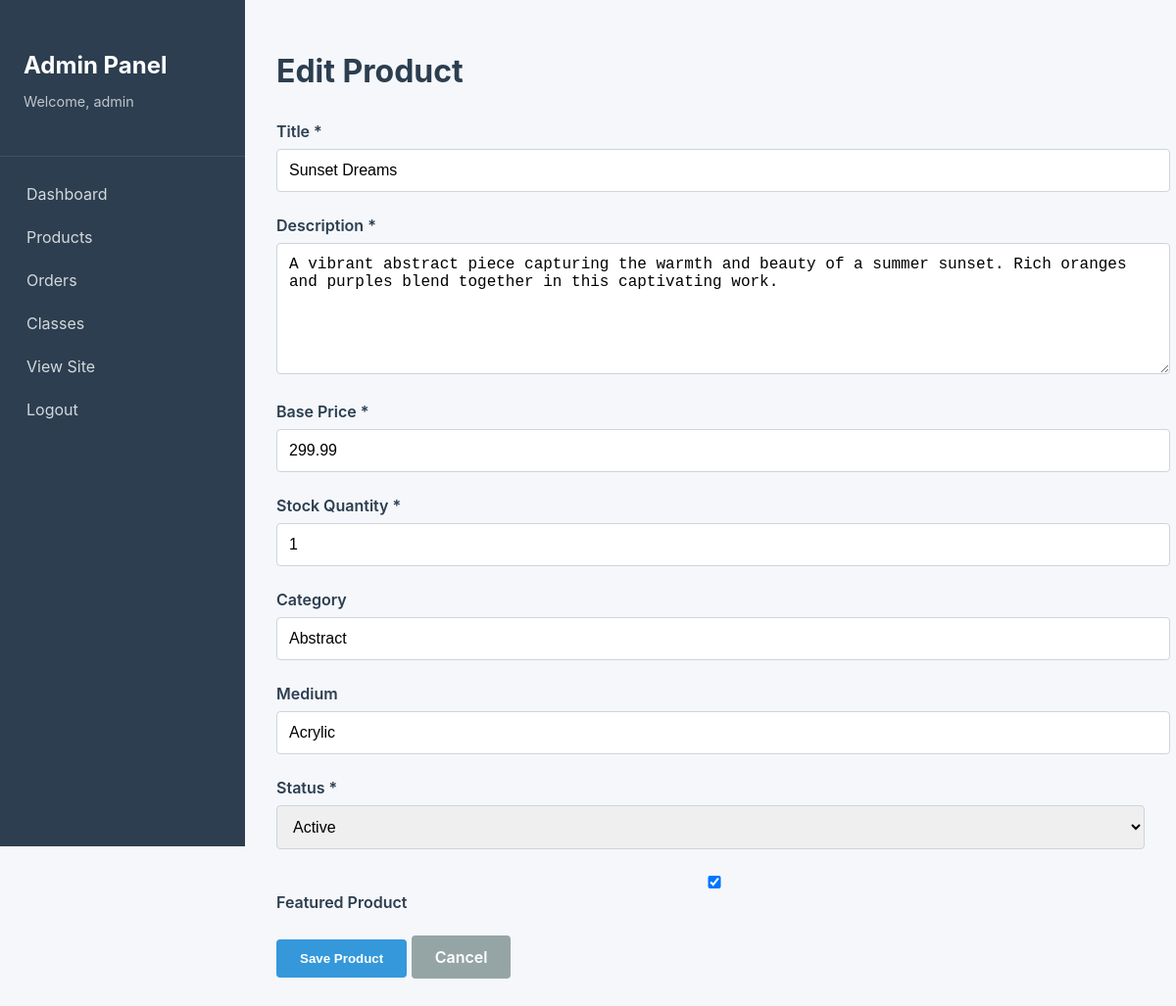
/index.php?page=admin&action=editProduct&id=1 (signed in), run on the app's committed database.
### tables this page shows
CREATE TABLE IF NOT EXISTS products (
    id INT AUTO_INCREMENT PRIMARY KEY,
    title VARCHAR(200) NOT NULL,
    description TEXT,
    base_price DECIMAL(10, 2) NOT NULL,
    category VARCHAR(50),
    medium VARCHAR(50),
    featured BOOLEAN DEFAULT FALSE,
    stock_quantity INT DEFAULT 0,
    image_url VARCHAR(255),
    thumbnail_url VARCHAR(255),
    status ENUM('active', 'inactive', 'sold') DEFAULT 'active',
    created_at TIMESTAMP DEFAULT CURRENT_TIMESTAMP,
    updated_at TIMESTAMP DEFAULT CURRENT_TIMESTAMP ON UPDATE CURRENT_TIMESTAMP,
    INDEX idx_category (category),
    INDEX idx_status (status),
    INDEX idx_featured (featured)
);

### app/controllers/AdminController.php (called while the page is built, shortened)
<?php
class AdminController {
    private $productModel;
    public function __construct() {
        $this->productModel = new Product();
    }
    public function editProduct() {
        $productId = $_GET['id'] ?? null;
        $product = $productId ? $this->productModel->getById($productId) : null;
        $data = [
            'title' => $productId ? 'Edit Product' : 'Add Product',
            'product' => $product,
            'csrf_token' => generateCSRFToken()
        ];
        require_once APP_PATH . '/views/layouts/admin_header.php';
        require_once APP_PATH . '/views/admin/product_form.php';
        require_once APP_PATH . '/views/layouts/admin_footer.php';
    }
}

### config/config.php (called while the page is built, shortened)
<?php
spl_autoload_register(function ($class) {
    $paths = [
        APP_PATH . '/models/' . $class . '.php',
        APP_PATH . '/controllers/' . $class . '.php',
    ];
    foreach ($paths as $path) {
        if (file_exists($path)) {
            return;
        }
    }
});
require_once ROOT_PATH . '/config/helpers.php';

### config/database.php (called while the page is built, shortened)
<?php
class Database {
    private static $instance = null;
    private $connection;
    private function __construct() {
        try {
            $dsn = "mysql:host=" . DB_HOST . ";dbname=" . DB_NAME . ";charset=" . DB_CHARSET;
            $options = [
                PDO::ATTR_ERRMODE => PDO::ERRMODE_EXCEPTION,
                PDO::ATTR_DEFAULT_FETCH_MODE => PDO::FETCH_ASSOC,
                PDO::ATTR_EMULATE_PREPARES => false,
            ];
            $this->connection = new PDO($dsn, DB_USER, DB_PASS, $options);
        } catch (PDOException $e) {
            die("Database connection failed: " . $e->getMessage());
        }
    }
    public static function getInstance() {
        if (self::$instance === null) {
            self::$instance = new self();
        }
        return self::$instance;
    }
    public function getConnection() {
        return $this->connection;
    }
}

### app/models/Product.php (called while the page is built, shortened)
<?php
class Product {
    private $db;
    public function __construct() {
        $this->db = Database::getInstance()->getConnection();
    }
    public function getById($id) {
        $sql = "SELECT * FROM products WHERE id = :id";
        $stmt = $this->db->prepare($sql);
        $stmt->execute([':id' => $id]);
        return $stmt->fetch();
    }
}

### config/helpers.php (called while the page is built, shortened)
<?php
function generateCSRFToken() {
    return $_SESSION['csrf_token'];
}
function e($string) {
    return htmlspecialchars($string, ENT_QUOTES, 'UTF-8');
}

### app/views/admin/product_form.php (the view, shortened to what this page needs)
<h1><?php echo $data['product'] ? 'Edit Product' : 'Add New Product'; ?></h1>
<form method="POST" action="<?php echo BASE_URL; ?>index.php?page=admin&action=saveProduct" class="admin-form">
    <div class="form-group">
        <label for="title">Title *</label>
        <input type="text" id="title" name="title" required
               value="<?php echo $data['product'] ? e($data['product']['title']) : ''; ?>">
    </div>
    <div class="form-group">
        <label for="description">Description *</label>
        <textarea id="description" name="description" rows="6" required><?php echo $data['product'] ? e($data['product']['description']) : ''; ?></textarea>
    </div>
    <div class="form-row">
        <div class="form-group">
            <label for="base_price">Base Price *</label>
            <input type="number" id="base_price" name="base_price" step="0.01" required
                   value="<?php echo $data['product'] ? $data['product']['base_price'] : ''; ?>">
        </div>
        <div class="form-group">
            <label for="stock_quantity">Stock Quantity *</label>
            <input type="number" id="stock_quantity" name="stock_quantity" required
                   value="<?php echo $data['product'] ? $data['product']['stock_quantity'] : '0'; ?>">
        </div>
    </div>
    <div class="form-row">
        <div class="form-group">
            <label for="category">Category</label>
            <input type="text" id="category" name="category"
                   value="<?php echo $data['product'] ? e($data['product']['category']) : ''; ?>">
        </div>
        <div class="form-group">
            <label for="medium">Medium</label>
            <input type="text" id="medium" name="medium"
                   value="<?php echo $data['product'] ? e($data['product']['medium']) : ''; ?>">
        </div>
    </div>
    <div class="form-row">
        <div class="form-group">
            <label for="status">Status *</label>
            <select id="status" name="status" required>
                <option value="active" <?php echo ($data['product'] && $data['product']['status'] === 'active') ? 'selected' : ''; ?>>Active</option>
            </select>
        </div>
        <div class="form-group">
            <label>
                <input type="checkbox" name="featured" value="1"
                       <?php echo ($data['product'] && $data['product']['featured']) ? 'checked' : ''; ?>>
                Featured Product
            </label>
        </div>
    </div>
    <div class="form-actions">
        <button type="submit" class="btn btn-primary">Save Product</button>
        <a href="<?php echo BASE_URL; ?>index.php?page=admin&action=products" class="btn btn-secondary">Cancel</a>
    </div>
</form>

### assets/css/admin.css (style rules this page uses)
.admin-body { font-family: -apple-system, BlinkMacSystemFont, 'Segoe UI', Roboto, 'Helvetica Neue', Arial, sans-serif; background: #f5f7fa; margin: 0; }
.admin-content h1 { color: #2c3e50; margin-bottom: 2rem; font-size: 2rem; }
.form-group { margin-bottom: 1.5rem; }
.form-group label { display: block; margin-bottom: 0.5rem; font-weight: 600; color: #2c3e50; }
.form-group input, .form-group textarea, .form-group select { width: 100%; padding: 0.75rem; border: 1px solid #ced4da; border-radius: 4px; font-size: 1rem; }
.btn { display: inline-block; padding: 0.75rem 1.5rem; border-radius: 4px; font-weight: 600; text-align: center; cursor: pointer; border: none; transition: all 0.3s ease; text-decoration: none; }
.btn-primary { background: #3498db; color: #fff; }
.btn-secondary { background: #95a5a6; color: #fff; }

### data on the page
products: title "Sunset Dreams", description "A vibrant abstract piece capturing the warmth and beauty of a summer sunset. Rich oranges and purples blend together in this captivating work.", base_price "299.99", stock_quantity "1", category "Abstract", medium "Acrylic", status "Active", featured "☑"

### other printed values
$_SESSION['username'] "admin"
